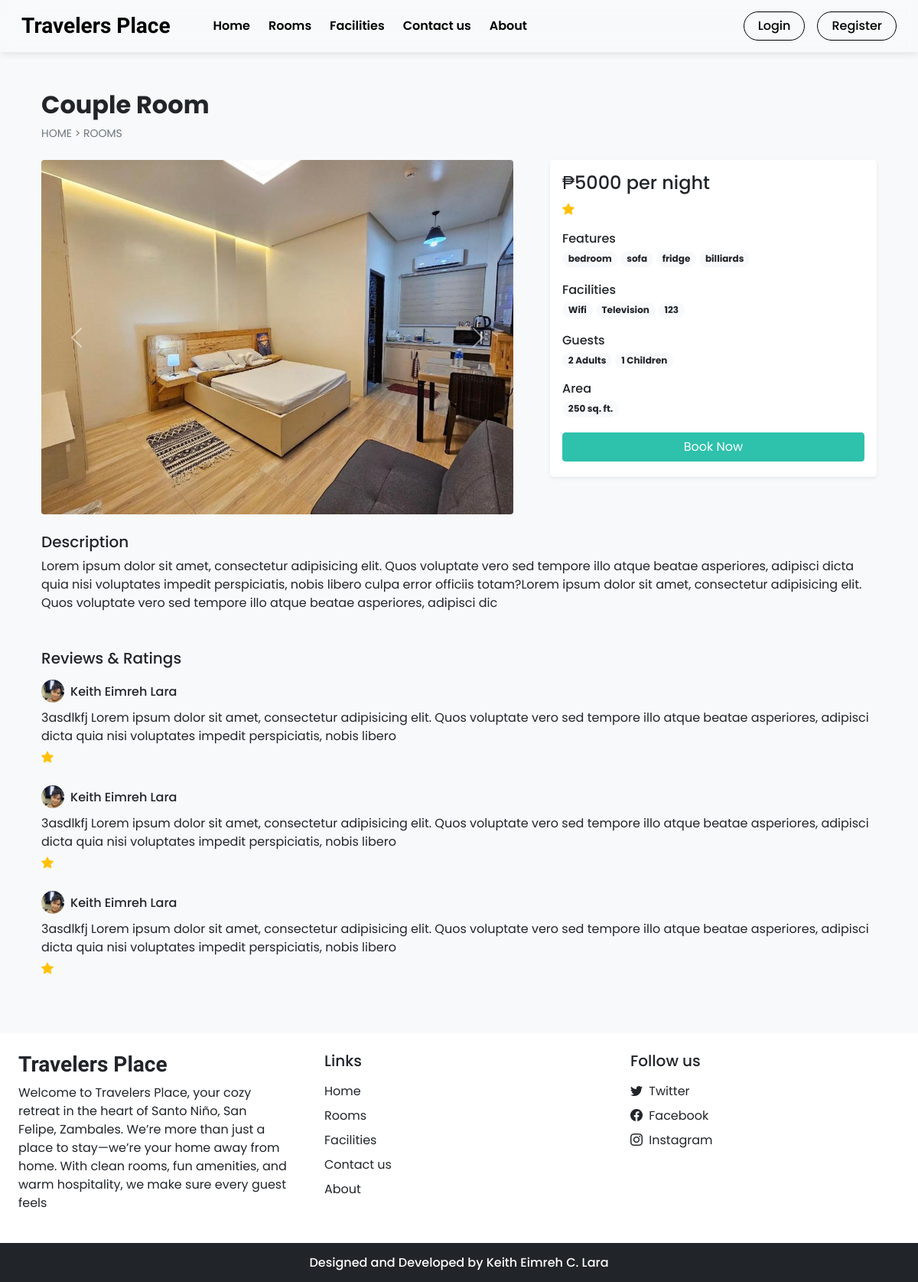
Page /room_details.php?id=3 on the committed database.
### tables this page shows
CREATE TABLE `settings` (
  `sr_no` int(11) NOT NULL AUTO_INCREMENT,
  `site_title` varchar(50) NOT NULL,
  `site_about` varchar(250) NOT NULL,
  `shutdown` tinyint(1) NOT NULL,
  PRIMARY KEY (`sr_no`)
);

CREATE TABLE `rooms` (
  `id` int(11) NOT NULL AUTO_INCREMENT,
  `name` varchar(150) NOT NULL,
  `area` int(11) NOT NULL,
  `price` int(11) NOT NULL,
  `quantity` int(11) NOT NULL,
  `adult` int(11) NOT NULL,
  `children` int(11) NOT NULL,
  `description` varchar(350) NOT NULL,
  `status` tinyint(4) NOT NULL DEFAULT 1,
  `removed` int(11) NOT NULL DEFAULT 0,
  PRIMARY KEY (`id`)
);

CREATE TABLE `room_images` (
  `sr_no` int(11) NOT NULL AUTO_INCREMENT,
  `room_id` int(11) NOT NULL,
  `image` varchar(150) NOT NULL,
  `thumb` tinyint(4) NOT NULL DEFAULT 0,
  PRIMARY KEY (`sr_no`),
  KEY `room_id` (`room_id`),
  CONSTRAINT `room_images_ibfk_1` FOREIGN KEY (`room_id`) REFERENCES `rooms` (`id`)
);

CREATE TABLE `features` (
  `id` int(11) NOT NULL AUTO_INCREMENT,
  `name` varchar(50) NOT NULL,
  PRIMARY KEY (`id`)
);

CREATE TABLE `facilities` (
  `id` int(11) NOT NULL AUTO_INCREMENT,
  `icon` varchar(100) NOT NULL,
  `name` varchar(50) NOT NULL,
  `description` varchar(250) NOT NULL,
  PRIMARY KEY (`id`)
);

CREATE TABLE `rating_review` (
  `sr_no` int(11) NOT NULL AUTO_INCREMENT,
  `booking_id` int(11) NOT NULL,
  `room_id` int(11) NOT NULL,
  `user_id` int(11) NOT NULL,
  `rating` int(11) NOT NULL,
  `review` varchar(200) NOT NULL,
  `seen` int(11) NOT NULL DEFAULT 0,
  `datentime` datetime NOT NULL DEFAULT current_timestamp(),
  PRIMARY KEY (`sr_no`),
  KEY `booking_id` (`booking_id`),
  KEY `room_id` (`room_id`),
  KEY `user_id` (`user_id`),
  CONSTRAINT `rating_review_ibfk_1` FOREIGN KEY (`booking_id`) REFERENCES `booking_order` (`booking_id`),
  CONSTRAINT `rating_review_ibfk_2` FOREIGN KEY (`room_id`) REFERENCES `rooms` (`id`),
  CONSTRAINT `rating_review_ibfk_3` FOREIGN KEY (`user_id`) REFERENCES `user_cred` (`id`)
);

CREATE TABLE `user_cred` (
  `id` int(11) NOT NULL AUTO_INCREMENT,
  `name` varchar(100) NOT NULL,
  `email` varchar(150) NOT NULL,
  `address` varchar(120) NOT NULL,
  `phonenum` varchar(100) NOT NULL,
  `pincode` int(11) NOT NULL,
  `dob` date NOT NULL,
  `profile` varchar(100) NOT NULL,
  `password` varchar(200) NOT NULL,
  `is_verified` int(11) NOT NULL DEFAULT 0,
  `token` varchar(200) DEFAULT NULL,
  `t_expire` date DEFAULT NULL,
  `status` int(11) NOT NULL DEFAULT 1,
  `datentime` datetime NOT NULL DEFAULT current_timestamp(),
  PRIMARY KEY (`id`)
);

### admin/inc/db_config.php (called while the page is built, shortened)
<?php
  function select($sql,$values,$datatypes)
  {
    $con = $GLOBALS['con'];
    if($stmt = mysqli_prepare($con,$sql))
    {
      if(!empty($values)){
        mysqli_stmt_bind_param($stmt,$datatypes,...$values);
      }
      if(mysqli_stmt_execute($stmt)){
        $res = mysqli_stmt_get_result($stmt);
        return $res;
      }
      else{
        mysqli_stmt_close($stmt);
        die("Query cannot be executed - Select");
      }
    }
    else{
      die("Query cannot be prepared - Select");
    }
  }
?>

### room_details.php (the view, shortened to what this page needs)
<!DOCTYPE html>
<html lang="en">
<head>
  <?php require('inc/links.php'); ?>
</head>
<body class="bg-light">
  <?php require('inc/header.php'); ?>
  <?php
    $data = filteration($_GET);
    $room_res = select("SELECT * FROM `rooms` WHERE `id`=? AND `status`=? AND `removed`=?",[$data['id'],1,0],'iii');
    $room_data = mysqli_fetch_assoc($room_res);
  ?>
  <div class="container">
    <div class="row">
      <div class="col-12 my-5 mb-4 px-4">
        <h2 class="fw-bold"><?php echo $room_data['name'] ?></h2>
        <div style="font-size: 14px;">
          <a href="index.php" class="text-secondary text-decoration-none">HOME</a>
          <span class="text-secondary"> > </span>
          <a href="rooms.php" class="text-secondary text-decoration-none">ROOMS</a>
        </div>
      </div>
      <div class="col-lg-7 col-md-12 px-4">
        <div id="roomCarousel" class="carousel slide" data-bs-ride="carousel">
          <div class="carousel-inner">
            <?php
              $room_img = ROOMS_IMG_PATH."thumbnail.jpg";
              $img_q = mysqli_query($con,"SELECT * FROM `room_images`
                WHERE `room_id`='$room_data[id]'");
              if(mysqli_num_rows($img_q)>0)
              {
                $active_class = 'active';
                while($img_res = mysqli_fetch_assoc($img_q))
                {
                  echo"
                    <div class='carousel-item $active_class'>
                      <img src='".ROOMS_IMG_PATH.$img_res['image']."' class='d-block w-100 rounded'>
                    </div>
                  ";
                  $active_class='';
                }
              }
              else{
                echo"<div class='carousel-item active'>
                  <img src='$room_img' class='d-block w-100'>
                </div>";
              }
            ?>
          </div>
          <button class="carousel-control-prev" type="button" data-bs-target="#roomCarousel" data-bs-slide="prev">
            <span class="carousel-control-prev-icon" aria-hidden="true"></span>
          </button>
          <button class="carousel-control-next" type="button" data-bs-target="#roomCarousel" data-bs-slide="next">
            <span class="carousel-control-next-icon" aria-hidden="true"></span>
          </button>
        </div>
      </div>
      <div class="col-lg-5 col-md-12 px-4">
        <div class="card mb-4 border-0 shadow-sm rounded-3">
          <div class="card-body">
            <?php
              echo<<<price
                <h4>₱$room_data[price] per night</h4>
              price;
              $rating_q = "SELECT AVG(rating) AS `avg_rating` FROM `rating_review`
                WHERE `room_id`='$room_data[id]' ORDER BY `sr_no` DESC LIMIT 20";
              $rating_res = mysqli_query($con,$rating_q);
              $rating_fetch = mysqli_fetch_assoc($rating_res);
              $rating_data = "";
              if($rating_fetch['avg_rating']!=NULL)
              {
                for($i=0; $i < $rating_fetch['avg_rating']; $i++){
                  $rating_data .="<i class='bi bi-star-fill text-warning'></i> ";
                }
              }
              echo<<<rating
                <div class="mb-3">
                  $rating_data
                </div>
              rating;
              $fea_q = mysqli_query($con,"SELECT f.name FROM `features` f
                INNER JOIN `room_features` rfea ON f.id = rfea.features_id
                WHERE rfea.room_id = '$room_data[id]'");
              $features_data = "";
              while($fea_row = mysqli_fetch_assoc($fea_q)){
                $features_data .="<span class='badge rounded-pill bg-light text-dark text-wrap me-1 mb-1'>
                  $fea_row[name]
                </span>";
              }
              echo<<<features
                <div class="mb-3">
                  <h6 class="mb-1">Features</h6>
                  $features_data
                </div>
              features;
              $fac_q = mysqli_query($con,"SELECT f.name FROM `facilities` f
                INNER JOIN `room_facilities` rfac ON f.id = rfac.facilities_id
                WHERE rfac.room_id = '$room_data[id]'");
              $facilities_data = "";
              while($fac_row = mysqli_fetch_assoc($fac_q)){
                $facilities_data .="<span class='badge rounded-pill bg-light text-dark text-wrap me-1 mb-1'>
                  $fac_row[name]
                </span>";
              }
              echo<<<facilities
                <div class="mb-3">
                  <h6 class="mb-1">Facilities</h6>
                  $facilities_data
                </div>
              facilities;
              echo<<<guests
                <div class="mb-3">
                  <h6 class="mb-1">Guests</h6>
                  <span class="badge rounded-pill bg-light text-dark text-wrap">
                    $room_data[adult] Adults
                  </span>
                  <span class="badge rounded-pill bg-light text-dark text-wrap">
                    $room_data[children] Children
                  </span>
                </div>
              guests;
              echo<<<area
                <div class="mb-3">
                  <h6 class="mb-1">Area</h6>
                  <span class='badge rounded-pill bg-light text-dark text-wrap me-1 mb-1'>
                    $room_data[area] sq. ft.
                  </span>
                </div>
              area;
              if(!$settings_r['shutdown']){
                $login=0;
                echo<<<book
                  <button onclick='checkLoginToBook($login,$room_data[id])' class="btn w-100 text-white custom-bg shadow-none mb-1">Book Now</button>
                book;
              }
            ?>
          </div>
        </div>
      </div>
      <div class="col-12 mt-4 px-4">
        <div class="mb-5">
          <h5>Description</h5>
          <p>
            <?php echo $room_data['description'] ?>
          </p>
        </div>
        <div>
          <h5 class="mb-3">Reviews & Ratings</h5>
          <?php
            $review_q = "SELECT rr.*,uc.name AS uname, uc.profile, r.name AS rname FROM `rating_review` rr
              INNER JOIN `user_cred` uc ON rr.user_id = uc.id
              INNER JOIN `rooms` r ON rr.room_id = r.id
              WHERE rr.room_id = '$room_data[id]'
              ORDER BY `sr_no` DESC LIMIT 15";
            $review_res = mysqli_query($con,$review_q);
            $img_path = USERS_IMG_PATH;
            if(mysqli_num_rows($review_res)==0){
              echo 'No reviews yet!';
            }
            else
            {
              while($row = mysqli_fetch_assoc($review_res))
              {
                $stars = "<i class='bi bi-star-fill text-warning'></i> ";
                echo<<<reviews
                  <div class="mb-4">
                    <div class="d-flex align-items-center mb-2">
                      <img src="$img_path$row[profile]" class="rounded-circle" loading="lazy" width="30px">
                      <h6 class="m-0 ms-2">$row[uname]</h6>
                    </div>
                    <p class="mb-1">
                      $row[review]
                    </p>
                    <div>
                      $stars
                    </div>
                  </div>
                reviews;
              }
            }
          ?>
        </div>
      </div>
    </div>
  </div>
  <?php require('inc/footer.php'); ?>
</body>
</html>

### inc/header.php (shortened to what this page needs)
<nav id="nav-bar" class="navbar navbar-expand-lg navbar-dark px-lg-3 py-lg-2 fixed-top">
  <div class="container-fluid">
    <a class="navbar-brand me-5 fw-bold fs-3 h-font" href="index.php"><?php echo $settings_r['site_title'] ?></a>
    <div class="collapse navbar-collapse" id="navbarSupportedContent">
      <ul class="navbar-nav me-auto mb-2 mb-lg-0">
        <li class="nav-item">
          <a class="nav-link me-2" href="index.php">Home</a>
        </li>
        <li class="nav-item">
          <a class="nav-link me-2" href="rooms.php">Rooms</a>
        </li>
        <li class="nav-item">
          <a class="nav-link me-2" href="facilities.php">Facilities</a>
        </li>
        <li class="nav-item">
          <a class="nav-link me-2" href="contact.php">Contact us</a>
        </li>
        <li class="nav-item">
          <a class="nav-link" href="about.php">About</a>
        </li>
      </ul>
      <div class="d-flex">
        <?php
          if(isset($_SESSION['login']) && $_SESSION['login']==true)
          {
            $path = USERS_IMG_PATH;
            echo<<<data
              <div class="d-flex align-items-center">
                <div class="dropdown me-3">
                  <a class="position-relative text-dark" href="#" role="button" id="notificationDropdown" data-bs-toggle="dropdown" aria-expanded="false">
                    <i class="bi bi-bell fs-5"></i>
                    <span id="notification-badge" class="position-absolute top-0 start-100 translate-middle badge rounded-pill bg-danger" style="display: none; font-size: 0.6rem;">
                      0
                    </span>
                  </a>
                  <ul class="dropdown-menu dropdown-menu-end" aria-labelledby="notificationDropdown">
                    <li><h6 class="dropdown-header">Notifications</h6></li>
                    <li><hr class="dropdown-divider m-0"></li>
                    <div id="notification-dropdown" style="max-height: 300px; overflow-y: auto;">
                      <div class="dropdown-item text-center text-muted py-3">Loading notifications...</div>
                    </div>
                    <li><hr class="dropdown-divider m-0"></li>
                    <li><a class="dropdown-item text-center text-primary" href="user/notifications.php" onclick="var dropdown = bootstrap.Dropdown.getInstance(document.getElementById('notificationDropdown')); if(dropdown) dropdown.hide();">View All Notifications</a></li>
                  </ul>
                </div>
                <div class="btn-group">
                  <button type="button" class="btn btn-outline-dark shadow-none dropdown-toggle" data-bs-toggle="dropdown" data-bs-display="static" aria-expanded="false">
                    <img src="$path$_SESSION[uPic]" style="width: 25px; height: 25px;" class="me-1 rounded-circle">
                    $_SESSION[uName]
                  </button>
                <ul class="dropdown-menu dropdown-menu-lg-end">
                  <li><a class="dropdown-item" href="profile.php">Profile</a></li>
                  <li><a class="dropdown-item" href="bookings.php">Bookings</a></li>
                  <li><a class="dropdown-item" href="notifications.php">Notifications <span id="notification-badge-menu" class="badge bg-danger ms-2">0</span></a></li>
                  <li><a class="dropdown-item" id="logout-link" href="logout.php">Logout</a></li>
                </ul>
              </div>
            data;
          }
          else
          {
            echo<<<data
              <button type="button" class="btn btn-auth shadow-none me-lg-3 me-2" data-bs-toggle="modal" data-bs-target="#loginModal">
                Login
              </button>
              <button type="button" class="btn btn-auth shadow-none" data-bs-toggle="modal" data-bs-target="#registerModal">
                Register
              </button>
            data;
          }
        ?>
      </div>
    </div>
  </div>
</nav>

### inc/footer.php (shortened to what this page needs)
<footer>
<div class="container-fluid bg-white mt-5">
  <div class="row">
    <div class="col-lg-4 p-4">
      <h3 class="h-font fw-bold fs-3 mb-2"><?php echo $settings_r['site_title'] ?></h3>
      <p>
        <?php echo $settings_r['site_about'] ?>
      </p>
    </div>
    <div class="col-lg-4 p-4">
      <h5 class="mb-3">Links</h5>
      <a href="index.php" class="d-inline-block mb-2 text-dark text-decoration-none">Home</a> <br>
      <a href="rooms.php" class="d-inline-block mb-2 text-dark text-decoration-none">Rooms</a> <br>
      <a href="facilities.php" class="d-inline-block mb-2 text-dark text-decoration-none">Facilities</a> <br>
      <a href="contact.php" class="d-inline-block mb-2 text-dark text-decoration-none">Contact us</a> <br>
      <a href="about.php" class="d-inline-block mb-2 text-dark text-decoration-none">About</a>
    </div>
    <div class="col-lg-4 p-4">
        <h5 class="mb-3">Follow us</h5>
        <?php
          if($contact_r['tw']!=''){
            echo<<<data
              <a href="$contact_r[tw]" class="d-inline-block text-dark text-decoration-none mb-2">
                <i class="bi bi-twitter me-1"></i> Twitter
              </a><br>
            data;
          }
        ?>
        <a href="<?php echo $contact_r['fb'] ?>" class="d-inline-block text-dark text-decoration-none mb-2">
          <i class="bi bi-facebook me-1"></i> Facebook
        </a><br>
        <a href="<?php echo $contact_r['insta'] ?>" class="d-inline-block text-dark text-decoration-none">
          <i class="bi bi-instagram me-1"></i> Instagram
        </a><br>
    </div>
  </div>
</div>
<h6 class="text-center bg-dark text-white p-3 m-0">Designed and Developed by Keith Eimreh C. Lara</h6>
</footer>

### rows in the picture
settings: site_title "Travelers Place", site_about "Welcome to Travelers Place, your cozy retreat in the heart of Santo Niño, San Felipe, Zambales. We’re more than just a place to stay—we’re your home away from home. With clean rooms, fun amenities, and warm hospitality, we make sure every guest feels"
rooms: name "Couple Room", price "5000", adult "2", children "1", area "250", description "Lorem ipsum dolor sit amet, consectetur adipisicing elit. Quos voluptate vero sed tempore illo atque beatae asperiores, adipisci dicta quia nisi voluptates impedit perspiciatis, nobis libero culpa error officiis totam?Lorem ipsum dolor sit amet, consectetur adipisicing elit. Quos voluptate vero sed tempore illo atque beatae asperiores, adipisci dic"
room_images: image (picture)
features: name "bedroom"
features: name "sofa"
features: name "fridge"
features: name "billiards"
facilities: name "Wifi"
facilities: name "Television"
facilities: name "123"
rating_review: user.profile (picture), user.name "Keith Eimreh Lara", review "3asdlkfj Lorem ipsum dolor sit amet, consectetur adipisicing elit. Quos voluptate vero sed tempore illo atque beatae asperiores, adipisci dicta quia nisi voluptates impedit perspiciatis, nobis libero"
rating_review: user.profile (picture), user.name "Keith Eimreh Lara", review "3asdlkfj Lorem ipsum dolor sit amet, consectetur adipisicing elit. Quos voluptate vero sed tempore illo atque beatae asperiores, adipisci dicta quia nisi voluptates impedit perspiciatis, nobis libero"
rating_review: user.profile (picture), user.name "Keith Eimreh Lara", review "3asdlkfj Lorem ipsum dolor sit amet, consectetur adipisicing elit. Quos voluptate vero sed tempore illo atque beatae asperiores, adipisci dicta quia nisi voluptates impedit perspiciatis, nobis libero"
